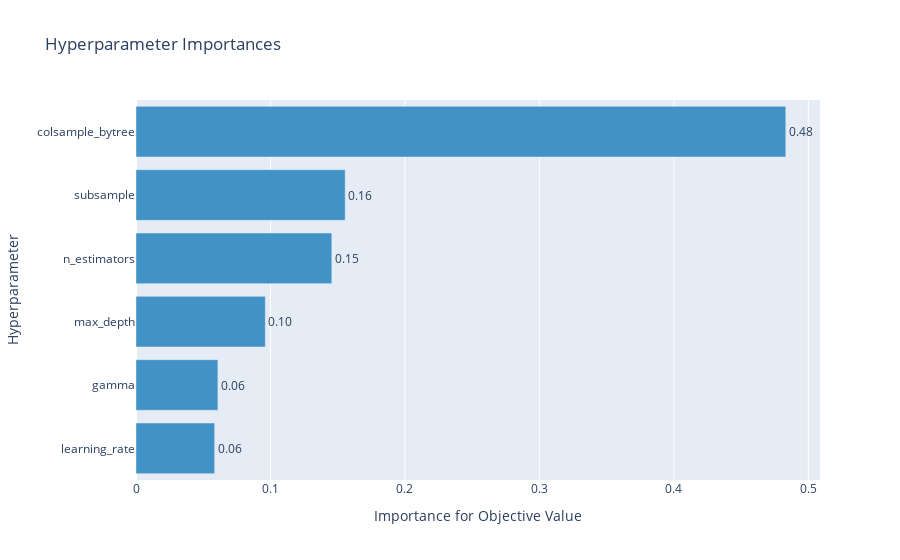

Source (notebook cell):
### Code cell
optuna.visualization.plot_param_importances(study)

### Figure 1 — Plotly figure (JSON) as saved in the notebook; plotly's stock layout.template omitted (floating-point values rounded to 4 significant figures)
{"data": [{"cliponaxis": false, "hovertemplate": ["learning_rate (FloatDistribution): 0.05848072771935696<extra></extra>", "gamma (FloatDistribution): 0.06090264038910631<extra></extra>", "max_depth (IntDistribution): 0.09616300215102068<extra></extra>", "n_estimators (IntDistribution): 0.14563159470580042<extra></extra>", "subsample (FloatDistribution): 0.15557468499649865<extra></extra>", "colsample_bytree (FloatDistribution): 0.4832473500382169<extra></extra>"], "marker": {"color": "rgb(66,146,198)"}, "orientation": "h", "text": ["0.06", "0.06", "0.10", "0.15", "0.16", "0.48"], "textposition": "outside", "type": "bar", "x": [0.05848, 0.0609, 0.09616, 0.1456, 0.1556, 0.4832], "y": ["learning_rate", "gamma", "max_depth", "n_estimators", "subsample", "colsample_bytree"]}], "layout": {"autosize": true, "showlegend": false, "title": {"text": "Hyperparameter Importances"}, "xaxis": {"autorange": true, "range": [0, 0.5087], "title": {"text": "Importance for Objective Value"}, "type": "linear"}, "yaxis": {"autorange": true, "range": [-0.5, 5.5], "title": {"text": "Hyperparameter"}, "type": "category"}}}
